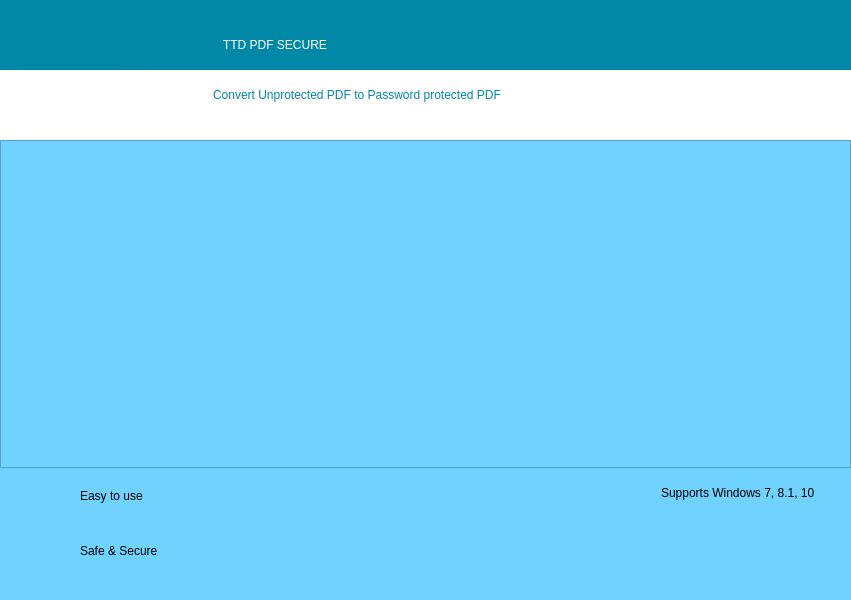
<?xml version="1.0" encoding="UTF-8"?>
<ui version="4.0">
 <class>MainWindow</class>
 <widget class="QMainWindow" name="MainWindow">
  <property name="geometry">
   <rect>
    <x>0</x>
    <y>0</y>
    <width>851</width>
    <height>600</height>
   </rect>
  </property>
  <property name="windowTitle">
   <string>MainWindow</string>
  </property>
  <property name="windowIcon">
   <iconset resource="Resources.qrc">
    <normaloff>:/resources/images/resources/images/pdf-secure_icon.png</normaloff>:/resources/images/resources/images/pdf-secure_icon.png</iconset>
  </property>
  <property name="styleSheet">
   <string notr="true">background-color: rgb(112, 210, 255);</string>
  </property>
  <property name="unifiedTitleAndToolBarOnMac">
   <bool>false</bool>
  </property>
  <widget class="QWidget" name="centralwidget">
   <layout class="QVBoxLayout" name="verticalLayout_4">
    <property name="spacing">
     <number>0</number>
    </property>
    <property name="leftMargin">
     <number>0</number>
    </property>
    <property name="topMargin">
     <number>0</number>
    </property>
    <property name="rightMargin">
     <number>0</number>
    </property>
    <property name="bottomMargin">
     <number>0</number>
    </property>
    <item>
     <layout class="QVBoxLayout" name="verticalLayout_3">
      <property name="spacing">
       <number>0</number>
      </property>
      <item>
       <widget class="QLabel" name="label_8">
        <property name="sizePolicy">
         <sizepolicy hsizetype="Preferred" vsizetype="Fixed">
          <horstretch>0</horstretch>
          <verstretch>0</verstretch>
         </sizepolicy>
        </property>
        <property name="minimumSize">
         <size>
          <width>0</width>
          <height>20</height>
         </size>
        </property>
        <property name="maximumSize">
         <size>
          <width>16777215</width>
          <height>20</height>
         </size>
        </property>
        <property name="styleSheet">
         <string notr="true">background-color: rgb(1, 136, 166);</string>
        </property>
        <property name="text">
         <string/>
        </property>
       </widget>
      </item>
      <item>
       <layout class="QHBoxLayout" name="horizontalLayout" stretch="0,0,1">
        <property name="spacing">
         <number>0</number>
        </property>
        <property name="leftMargin">
         <number>0</number>
        </property>
        <property name="topMargin">
         <number>0</number>
        </property>
        <property name="rightMargin">
         <number>0</number>
        </property>
        <property name="bottomMargin">
         <number>0</number>
        </property>
        <item>
         <layout class="QVBoxLayout" name="verticalLayout_8">
          <property name="spacing">
           <number>0</number>
          </property>
          <item>
           <widget class="QLabel" name="label_10">
            <property name="sizePolicy">
             <sizepolicy hsizetype="Fixed" vsizetype="Preferred">
              <horstretch>0</horstretch>
              <verstretch>0</verstretch>
             </sizepolicy>
            </property>
            <property name="minimumSize">
             <size>
              <width>20</width>
              <height>50</height>
             </size>
            </property>
            <property name="maximumSize">
             <size>
              <width>20</width>
              <height>16777215</height>
             </size>
            </property>
            <property name="styleSheet">
             <string notr="true">background-color: rgb(1, 136, 166);</string>
            </property>
            <property name="text">
             <string/>
            </property>
           </widget>
          </item>
          <item>
           <widget class="QLabel" name="label_11">
            <property name="sizePolicy">
             <sizepolicy hsizetype="Fixed" vsizetype="Preferred">
              <horstretch>0</horstretch>
              <verstretch>0</verstretch>
             </sizepolicy>
            </property>
            <property name="minimumSize">
             <size>
              <width>20</width>
              <height>0</height>
             </size>
            </property>
            <property name="maximumSize">
             <size>
              <width>20</width>
              <height>16777215</height>
             </size>
            </property>
            <property name="styleSheet">
             <string notr="true">background-color: rgb(255, 255, 255);
color: rgb(1, 136, 166);</string>
            </property>
            <property name="text">
             <string/>
            </property>
           </widget>
          </item>
         </layout>
        </item>
        <item>
         <widget class="QLabel" name="_lblAppIcon">
          <property name="sizePolicy">
           <sizepolicy hsizetype="Fixed" vsizetype="Fixed">
            <horstretch>0</horstretch>
            <verstretch>0</verstretch>
           </sizepolicy>
          </property>
          <property name="minimumSize">
           <size>
            <width>100</width>
            <height>100</height>
           </size>
          </property>
          <property name="maximumSize">
           <size>
            <width>100</width>
            <height>100</height>
           </size>
          </property>
          <property name="styleSheet">
           <string notr="true">background-color: qlineargradient(spread:pad, x1:0, y1:0, x2:0, y2:1, stop:0 rgba(1, 136, 166), stop:0.495 rgba(1, 136, 166), stop:0.505 rgba(255, 255, 255, 255), stop:1 rgba(255, 255, 255, 255));
</string>
          </property>
          <property name="text">
           <string/>
          </property>
          <property name="pixmap">
           <pixmap resource="Resources.qrc">:/resources/images/resources/images/pdf-secure_icon.png</pixmap>
          </property>
          <property name="scaledContents">
           <bool>true</bool>
          </property>
         </widget>
        </item>
        <item>
         <layout class="QVBoxLayout" name="verticalLayout_7" stretch="0,0">
          <property name="spacing">
           <number>0</number>
          </property>
          <property name="rightMargin">
           <number>0</number>
          </property>
          <item>
           <widget class="QLabel" name="label">
            <property name="minimumSize">
             <size>
              <width>0</width>
              <height>50</height>
             </size>
            </property>
            <property name="styleSheet">
             <string notr="true">padding-left: 100;
background-color: rgb(1, 136, 166);
color: rgb(255, 255, 255);
font: 35pt &quot;Arial Rounded MT Bold&quot;;</string>
            </property>
            <property name="text">
             <string>TTD PDF SECURE</string>
            </property>
            <property name="textFormat">
             <enum>Qt::PlainText</enum>
            </property>
           </widget>
          </item>
          <item>
           <widget class="QLabel" name="label_2">
            <property name="styleSheet">
             <string notr="true">padding-left:90;
background-color: rgb(255, 255, 255);
color: rgb(1, 136, 166);
font: 18pt &quot;Arial Rounded MT Bold&quot;;</string>
            </property>
            <property name="text">
             <string>Convert Unprotected PDF to Password protected PDF</string>
            </property>
           </widget>
          </item>
         </layout>
        </item>
       </layout>
      </item>
      <item>
       <widget class="QLabel" name="label_12">
        <property name="sizePolicy">
         <sizepolicy hsizetype="Preferred" vsizetype="Fixed">
          <horstretch>0</horstretch>
          <verstretch>0</verstretch>
         </sizepolicy>
        </property>
        <property name="minimumSize">
         <size>
          <width>0</width>
          <height>20</height>
         </size>
        </property>
        <property name="maximumSize">
         <size>
          <width>16777215</width>
          <height>20</height>
         </size>
        </property>
        <property name="styleSheet">
         <string notr="true">background-color: rgb(255, 255, 255);</string>
        </property>
        <property name="text">
         <string/>
        </property>
       </widget>
      </item>
     </layout>
    </item>
    <item>
     <widget class="QFrame" name="frame">
      <property name="sizePolicy">
       <sizepolicy hsizetype="Expanding" vsizetype="Expanding">
        <horstretch>0</horstretch>
        <verstretch>0</verstretch>
       </sizepolicy>
      </property>
      <property name="styleSheet">
       <string notr="true">border-color: rgb(46, 177, 11);
border-width: 2px;
</string>
      </property>
      <property name="frameShape">
       <enum>QFrame::StyledPanel</enum>
      </property>
      <property name="frameShadow">
       <enum>QFrame::Raised</enum>
      </property>
      <layout class="QVBoxLayout" name="verticalLayout_6">
       <property name="spacing">
        <number>0</number>
       </property>
       <property name="leftMargin">
        <number>0</number>
       </property>
       <property name="topMargin">
        <number>0</number>
       </property>
       <property name="rightMargin">
        <number>0</number>
       </property>
       <property name="bottomMargin">
        <number>0</number>
       </property>
       <item>
        <layout class="QVBoxLayout" name="verticalLayout_5">
         <property name="spacing">
          <number>6</number>
         </property>
         <item>
          <widget class="QStackedWidget" name="stackedWidget">
           <property name="styleSheet">
            <string notr="true"/>
           </property>
           <property name="currentIndex">
            <number>1</number>
           </property>
           <widget class="QWidget" name="widgetHome">
            <layout class="QVBoxLayout" name="verticalLayout_10">
             <item>
              <layout class="QVBoxLayout" name="verticalLayout_home"/>
             </item>
            </layout>
           </widget>
           <widget class="QWidget" name="page_2"/>
          </widget>
         </item>
        </layout>
       </item>
      </layout>
     </widget>
    </item>
    <item>
     <layout class="QHBoxLayout" name="horizontalLayout_5">
      <property name="spacing">
       <number>0</number>
      </property>
      <property name="leftMargin">
       <number>10</number>
      </property>
      <property name="rightMargin">
       <number>10</number>
      </property>
      <item>
       <layout class="QVBoxLayout" name="verticalLayout_2">
        <item>
         <layout class="QHBoxLayout" name="horizontalLayout_3">
          <property name="spacing">
           <number>20</number>
          </property>
          <item>
           <widget class="QLabel" name="label_3">
            <property name="sizePolicy">
             <sizepolicy hsizetype="Fixed" vsizetype="Fixed">
              <horstretch>0</horstretch>
              <verstretch>0</verstretch>
             </sizepolicy>
            </property>
            <property name="minimumSize">
             <size>
              <width>50</width>
              <height>50</height>
             </size>
            </property>
            <property name="maximumSize">
             <size>
              <width>50</width>
              <height>50</height>
             </size>
            </property>
            <property name="text">
             <string/>
            </property>
            <property name="pixmap">
             <pixmap resource="Resources.qrc">:/resources/images/resources/images/easyToUse.png</pixmap>
            </property>
            <property name="scaledContents">
             <bool>true</bool>
            </property>
           </widget>
          </item>
          <item>
           <widget class="QLabel" name="label_4">
            <property name="text">
             <string>Easy to use</string>
            </property>
           </widget>
          </item>
         </layout>
        </item>
        <item>
         <layout class="QHBoxLayout" name="horizontalLayout_4">
          <property name="spacing">
           <number>20</number>
          </property>
          <item>
           <widget class="QLabel" name="label_5">
            <property name="sizePolicy">
             <sizepolicy hsizetype="Fixed" vsizetype="Fixed">
              <horstretch>0</horstretch>
              <verstretch>0</verstretch>
             </sizepolicy>
            </property>
            <property name="minimumSize">
             <size>
              <width>50</width>
              <height>50</height>
             </size>
            </property>
            <property name="maximumSize">
             <size>
              <width>50</width>
              <height>50</height>
             </size>
            </property>
            <property name="text">
             <string/>
            </property>
            <property name="pixmap">
             <pixmap resource="Resources.qrc">:/resources/images/resources/images/secure.png</pixmap>
            </property>
            <property name="scaledContents">
             <bool>true</bool>
            </property>
           </widget>
          </item>
          <item>
           <widget class="QLabel" name="label_6">
            <property name="text">
             <string>Safe &amp; Secure</string>
            </property>
           </widget>
          </item>
         </layout>
        </item>
       </layout>
      </item>
      <item>
       <layout class="QVBoxLayout" name="verticalLayout">
        <property name="spacing">
         <number>10</number>
        </property>
        <property name="leftMargin">
         <number>5</number>
        </property>
        <item>
         <layout class="QHBoxLayout" name="horizontalLayout_2">
          <property name="spacing">
           <number>20</number>
          </property>
          <property name="leftMargin">
           <number>0</number>
          </property>
          <item>
           <widget class="QLabel" name="label_7">
            <property name="sizePolicy">
             <sizepolicy hsizetype="Fixed" vsizetype="Fixed">
              <horstretch>0</horstretch>
              <verstretch>0</verstretch>
             </sizepolicy>
            </property>
            <property name="minimumSize">
             <size>
              <width>50</width>
              <height>50</height>
             </size>
            </property>
            <property name="maximumSize">
             <size>
              <width>50</width>
              <height>50</height>
             </size>
            </property>
            <property name="text">
             <string/>
            </property>
            <property name="pixmap">
             <pixmap resource="Resources.qrc">:/resources/images/resources/images/window.png</pixmap>
            </property>
            <property name="scaledContents">
             <bool>true</bool>
            </property>
           </widget>
          </item>
          <item>
           <widget class="QLabel" name="label_9">
            <property name="text">
             <string>Supports Windows 7, 8.1, 10</string>
            </property>
           </widget>
          </item>
         </layout>
        </item>
        <item>
         <widget class="QLabel" name="_lblCompanyIcon">
          <property name="sizePolicy">
           <sizepolicy hsizetype="Fixed" vsizetype="Fixed">
            <horstretch>0</horstretch>
            <verstretch>0</verstretch>
           </sizepolicy>
          </property>
          <property name="minimumSize">
           <size>
            <width>250</width>
            <height>50</height>
           </size>
          </property>
          <property name="maximumSize">
           <size>
            <width>250</width>
            <height>50</height>
           </size>
          </property>
          <property name="text">
           <string/>
          </property>
          <property name="pixmap">
           <pixmap resource="Resources.qrc">:/resources/images/resources/images/companyIcon.png</pixmap>
          </property>
          <property name="scaledContents">
           <bool>true</bool>
          </property>
         </widget>
        </item>
       </layout>
      </item>
     </layout>
    </item>
   </layout>
  </widget>
  <widget class="QStatusBar" name="statusbar"/>
 </widget>
 <resources>
  <include location="Resources.qrc"/>
 </resources>
 <connections/>
</ui>
